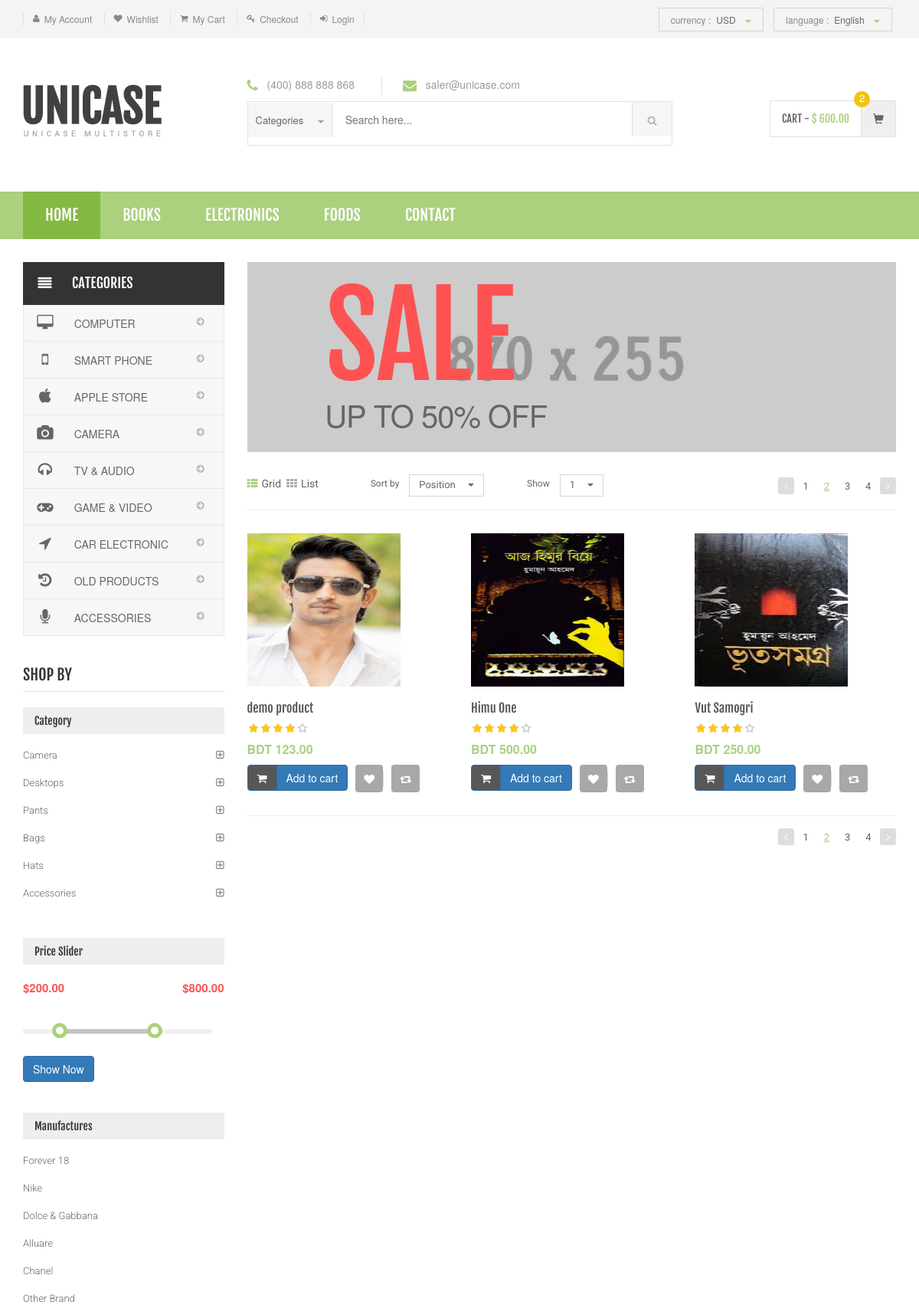
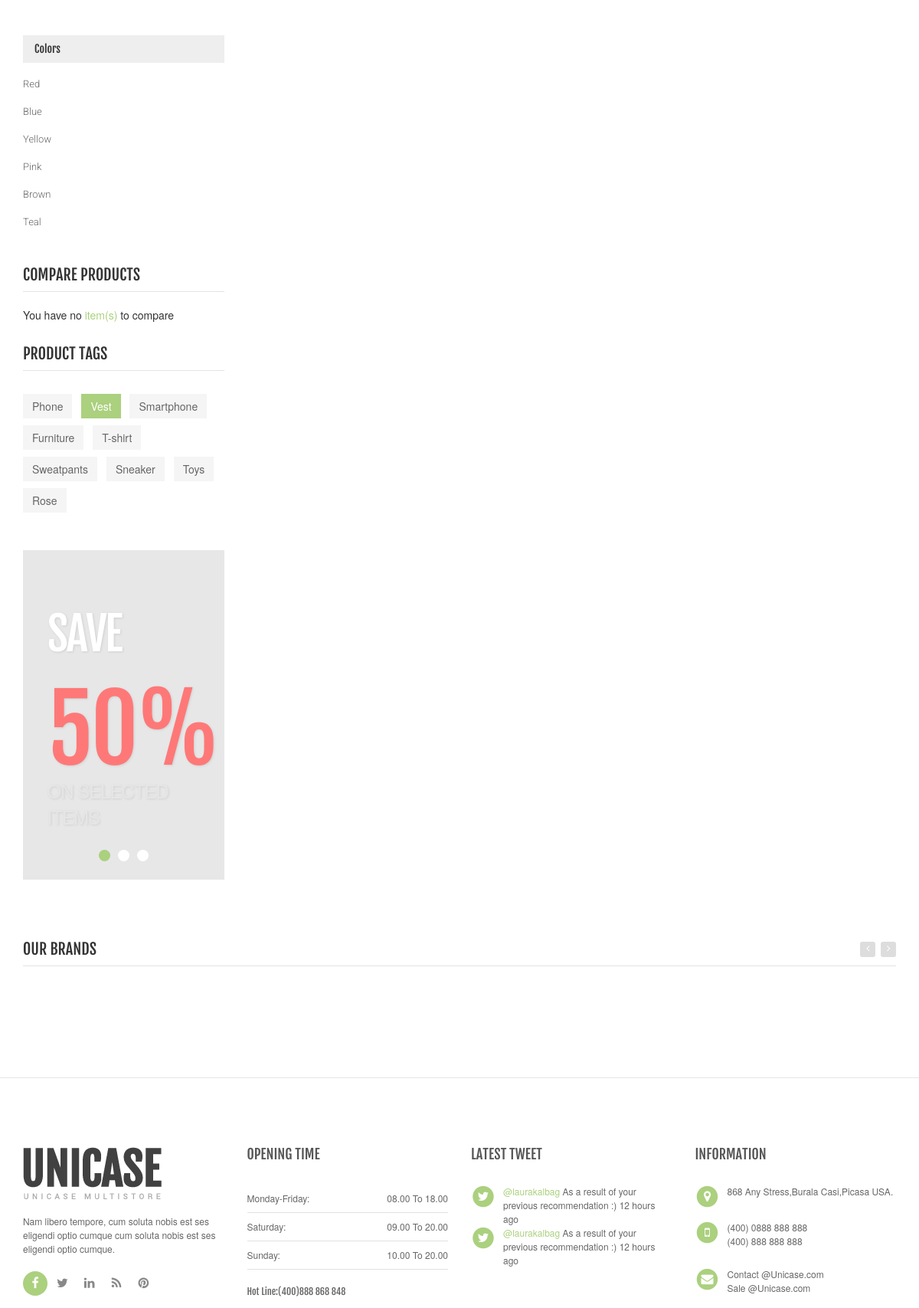
Screenshot of /category.php?id=3 (upper part) with the database file from the repository (2 pictures, top to bottom).
### tables this page shows
CREATE TABLE `tbl_category` (
  `category_id` int(3) NOT NULL,
  `category_name` varchar(100) NOT NULL,
  `category_description` text NOT NULL,
  `publication_status` tinyint(1) NOT NULL
);

CREATE TABLE `tbl_product` (
  `product_id` int(11) NOT NULL,
  `product_name` varchar(100) NOT NULL,
  `category_id` int(3) NOT NULL,
  `manufacturer_id` int(3) NOT NULL,
  `product_price` float(10,2) NOT NULL,
  `product_quantity` int(5) NOT NULL,
  `product_short_description` text NOT NULL,
  `product_long_description` text NOT NULL,
  `product_image` text NOT NULL,
  `publication_status` tinyint(1) NOT NULL
);

### pages/category_content.php (the view, shortened to what the rows shown need)
<?php
$category_id = $_GET['id'];
$query_result = $obj_app->select_published_product_by_category_id($category_id);
?>
<div class='row outer-bottom-sm'>
    <div class='col-md-9'>
        <div class="search-result-container">
            <div id="myTabContent" class="tab-content">
                <div class="tab-pane active " id="grid-container">
                    <div class="category-product  inner-top-vs">
                        <div class="row">
                            <?php while ($category_product = mysqli_fetch_assoc($query_result)) { ?>
                                <div class="col-sm-6 col-md-4 wow fadeInUp">
                                    <div class="products">
                                        <div class="product">
                                            <div class="product-image">
                                                <div class="image">
                                                    <a href="product_details.php?id=<?php echo $category_product['product_id']; ?>"><img  src="assets/<?php echo $category_product['product_image']; ?>" data-echo="assets/<?php echo $category_product['product_image']; ?>" alt="" height="200" width="200"></a>
                                                </div>
                                            </div>
                                            <div class="product-info text-left">
                                                <h3 class="name"><a href="product_details.php?id=<?php echo $category_product['product_id']; ?>"><?php echo $category_product['product_name']; ?></a></h3>
                                                <div class="rating rateit-small"></div>
                                                <div class="product-price">
                                                    <span class="price"> BDT <?php echo $category_product['product_price']; ?></span>
                                                </div>
                                            </div>
                                            <div class="cart clearfix animate-effect">
                                                <div class="action">
                                                    <ul class="list-unstyled">
                                                        <li class="add-cart-button btn-group">
                                                            <button class="btn btn-primary icon" data-toggle="dropdown" type="button">
                                                                <i class="fa fa-shopping-cart"></i>
                                                            </button>
                                                            <button class="btn btn-primary" type="button">Add to cart</button>
                                                        </li>
                                                        <li class="lnk wishlist">
                                                            <a class="add-to-cart" href="detail.html" title="Wishlist">
                                                                <i class="icon fa fa-heart"></i>
                                                            </a>
                                                        </li>
                                                        <li class="lnk">
                                                            <a class="add-to-cart" href="detail.html" title="Compare">
                                                                <i class="fa fa-retweet"></i>
                                                            </a>
                                                        </li>
                                                    </ul>
                                                </div>
                                            </div>
                                        </div>
                                    </div>
                                </div>
                            <?php } ?>
                        </div>
                    </div>
                </div>
            </div>
        </div>
    </div>
</div>

### includes/menu.php (shortened to what the rows shown need)
<?php
    $query_result = $obj_app->select_all_published_category_info();
?>
<div class="header-nav animate-dropdown">
    <div class="container">
        <div class="yamm navbar navbar-default" role="navigation">
            <div class="nav-bg-class">
                <div class="navbar-collapse collapse" id="mc-horizontal-menu-collapse">
                    <div class="nav-outer">
                        <ul class="nav navbar-nav">
                            <?php while ($category_info = mysqli_fetch_assoc($query_result) ) { ?>
                            <li class="dropdown"><a href="category.php?id=<?php echo $category_info['category_id']; ?>"><?php echo $category_info['category_name']; ?></a></li>
                            <?php } ?>
                        </ul>
                    </div>
                </div>
            </div>
        </div>
    </div>
</div>

### rows the page displays
tbl_category: category_name "BOOKS"
tbl_category: category_name "ELECTRONICS"
tbl_category: category_name "FOODS"
tbl_product: product_image (picture), product_name "demo product", product_price "123.00"
tbl_product: product_image (picture), product_name "Himu One", product_price "500.00"
tbl_product: product_image (picture), product_name "Vut Samogri", product_price "250.00"
